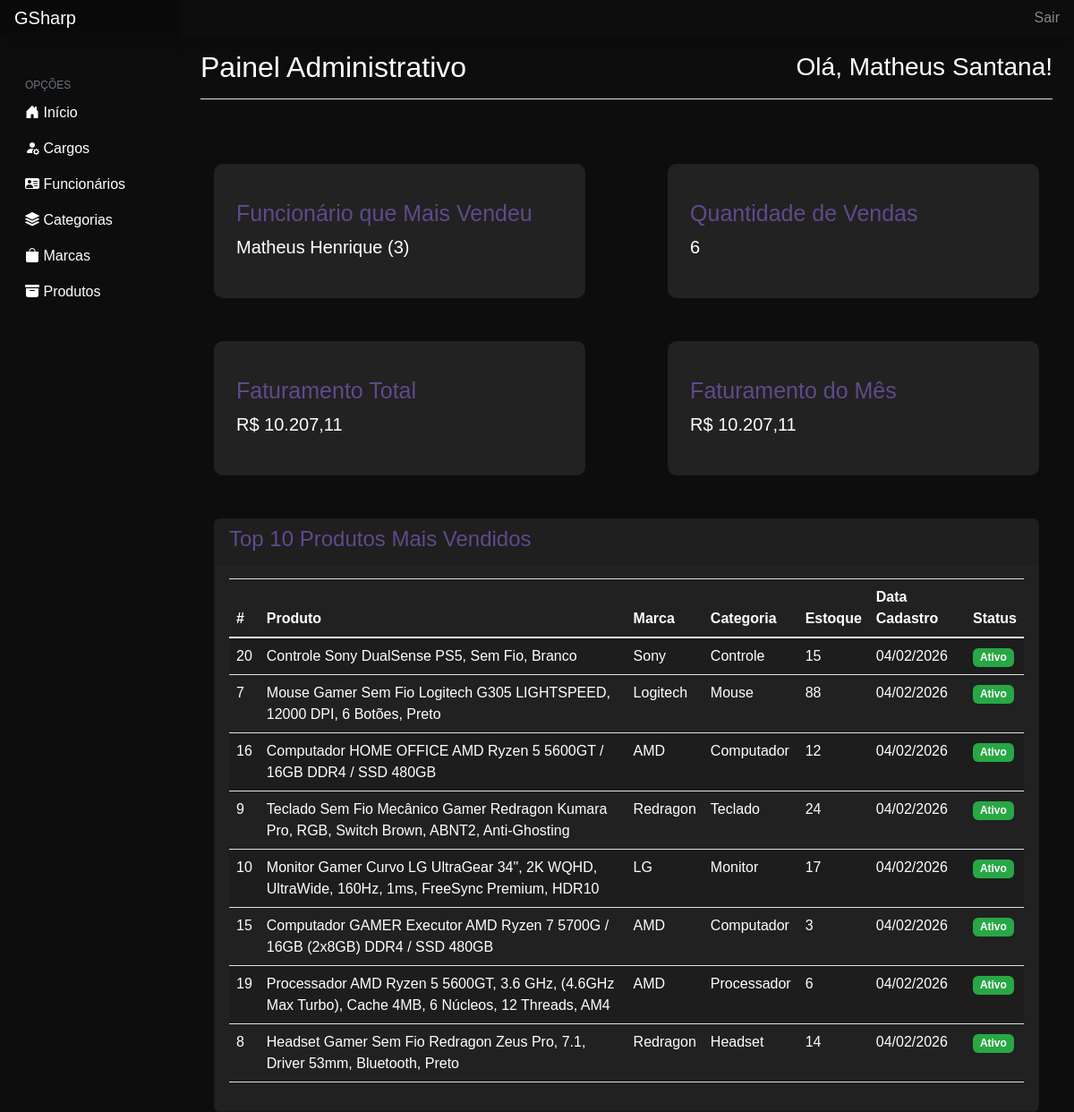
/admin/admin.php (signed in), run on the app's committed database.
### tables this page shows
CREATE TABLE `produto` (
  `id_produto` int(11) NOT NULL,
  `nome` varchar(100) NOT NULL,
  `descricao` varchar(255) DEFAULT NULL,
  `foto` varchar(255) DEFAULT NULL,
  `estoque` int(11) NOT NULL DEFAULT 0,
  `preco_custo` decimal(8,2) NOT NULL,
  `percentual_lucro` int(11) NOT NULL,
  `preco_venda` decimal(8,2) NOT NULL,
  `status_promocao` bit(1) NOT NULL,
  `desconto` int(11) DEFAULT NULL,
  `preco_promocao` decimal(8,2) DEFAULT NULL,
  `data_cadastro` datetime NOT NULL,
  `status` bit(1) NOT NULL,
  `id_marca` int(11) NOT NULL,
  `id_categoria` int(11) NOT NULL
);

CREATE TABLE `marca` (
  `id_marca` int(11) NOT NULL,
  `nome` varchar(100) NOT NULL,
  `observacao` varchar(255) DEFAULT NULL,
  `data_cadastro` datetime NOT NULL,
  `status` bit(1) NOT NULL
);

CREATE TABLE `categoria` (
  `id_categoria` int(11) NOT NULL,
  `nome` varchar(100) NOT NULL,
  `observacao` varchar(255) DEFAULT NULL,
  `data_cadastro` datetime NOT NULL,
  `status` bit(1) NOT NULL
);

### Web/admin/admin.php (the view, shortened to what this page needs)
<?php
require_once '../conection/conecta.php';
?>
<!doctype html>
<html lang="pt-br">
<head>
  <link rel="stylesheet" href="https://stackpath.bootstrapcdn.com/bootstrap/4.1.3/css/bootstrap.min.css">
  <link rel="stylesheet" href="https://cdn.jsdelivr.net/npm/bootstrap-icons@1.11.3/font/bootstrap-icons.min.css">
  <link rel="stylesheet" href="../assets/css/dashboard.css">
  <link rel="stylesheet" href="../assets/css/styles.css">
  <link rel="stylesheet" href="../custom/css/style.css">
  <link rel="stylesheet" href="../assets/css/style.css">
</head>
<body>
  <?php
  include('Topo.php');
  ?>
  <div class="container-fluid">
    <div class="row">
      <?php
      include('Navegacao.php');
      ?>
      <main class="ml-auto col-lg-10 px-md-4">
        <?php
        include('log.php');
        ?>
        <div class="pt-2" style="color: #Ff6961;">
        </div>
        <div class="container d-flex flex-wrap justify-content-between">
          <div class="widget mt-5">
            <h6>Funcionário que Mais Vendeu</h6>
            <?php
            $sql = "SELECT f.nome, COUNT(p.id_pedido) as total
                    FROM pedido p
                    JOIN funcionario f ON p.id_funcionario = f.id_funcionario
                    GROUP BY f.id_funcionario ORDER BY total DESC LIMIT 1";
            $query = mysqli_query($conexao, $sql);
            $res = mysqli_fetch_assoc($query);
            echo "<span>" . ($res['nome'] ?? 'Nenhum') . " (" . ($res['total'] ?? 0) . ")</span>";
            ?>
          </div>
          <div class="widget mt-5">
            <h6>Quantidade de Vendas</h6>
            <?php
            $sql = "SELECT COUNT(*) as total FROM pedido";
            $query = mysqli_query($conexao, $sql);
            $res = mysqli_fetch_assoc($query);
            echo "<span>" . ($res['total'] ?? 0) . "</span>";
            ?>
          </div>
          <div class="widget mt-5">
            <h6>Faturamento Total</h6>
            <?php
            $sql = "SELECT SUM(valor_total) as total FROM pedido";
            $query = mysqli_query($conexao, $sql);
            $res = mysqli_fetch_assoc($query);
            $faturamento = $res['total'] ?? 0;
            echo "<span>R$ " . number_format($faturamento, 2, ',', '.') . "</span>";
            ?>
          </div>
          <div class="widget mt-5">
            <h6>Faturamento do Mês</h6>
            <?php
            $sql = "SELECT SUM(valor_total) as total FROM pedido WHERE MONTH(data_pedido) = MONTH(CURRENT_DATE()) AND YEAR(data_pedido) = YEAR(CURRENT_DATE())";
            $query = mysqli_query($conexao, $sql);
            $res = mysqli_fetch_assoc($query);
            $mensal = $res['total'] ?? 0;
            echo "<span>R$ " . number_format($mensal, 2, ',', '.') . "</span>";
            ?>
          </div>
          <div class="container mt-5 p-0">
            <div class="card card-dashboard">
              <div class="card-header d-flex justify-content-between">
                <h4 class="m-0">Top 10 Produtos Mais Vendidos</h4>
              </div>
              <div class="card-body">
                <table class="table table-striped">
                  <?php
                  $sql = "SELECT p.id_produto, p.nome, m.nome as marca, c.nome as categoria, p.estoque, p.data_cadastro, p.status, SUM(ip.quantidade) as total_vendido
                                FROM itens_pedido ip
                                JOIN produto p ON ip.id_produto = p.id_produto
                                JOIN marca m ON p.id_marca = m.id_marca
                                JOIN categoria c ON p.id_categoria = c.id_categoria
                                GROUP BY p.id_produto
                                ORDER BY total_vendido DESC LIMIT 10";
                  $query = mysqli_query($conexao, $sql);
                  if (mysqli_num_rows($query) > 0) {
                  ?>
                    <thead>
                      <tr>
                        <th>#</th>
                        <th>Produto</th>
                        <th>Marca</th>
                        <th>Categoria</th>
                        <th>Estoque</th>
                        <th>Data Cadastro</th>
                        <th>Status</th>
                      </tr>
                    </thead>
                    <tbody>
                      <?php while ($produto = mysqli_fetch_assoc($query)) { ?>
                        <tr>
                          <td><?php echo $produto["id_produto"] ?></td>
                          <td><?php echo $produto["nome"] ?></td>
                          <td><?php echo $produto["marca"] ?></td>
                          <td><?php echo $produto["categoria"] ?></td>
                          <td><?php echo $produto["estoque"] ?></td>
                          <td><?php echo date('d/m/Y', strtotime($produto["data_cadastro"])) ?></td>
                          <td>
                            <span class="badge badge-pill badge-<?php echo $produto['status'] == 1 ? 'success' : 'danger'; ?>">
                              <?php echo $produto['status'] == 1 ? 'Ativo' : 'Inativo'; ?>
                            </span>
                          </td>
                        </tr>
                      <?php } ?>
                    </tbody>
                  <?php } else {
                    echo '<div class="alert alert-warning m-3">Nenhuma venda registrada!</div>';
                  } ?>
                </table>
              </div>
            </div>
          </div>
        </div>
      </main>
    </div>
  </div>
</body>
</html>

### Web/assets/css/dashboard.css (style rules this page uses)
body { font-size: .875rem; }

### Web/style.css (style rules this page uses)
* { box-sizing: border-box; }
body { margin: 0; padding: 0; font-family: "Exo 2", sans-serif; background-color: #0d0d0d; color: #fcfcfc; }
.container { width: 100%; max-width: 1200px; height: auto; margin: 0 auto; padding: 0 15px; }

### Web/assets/css/style.css (style rules this page uses)
.widget { width: 45%; height: 150px; padding: 40px; border-radius: 10px; background: rgb(96 96 96 / 25%); padding-left: 25px; }
.widget h6 { font-size:25px; color: #5F4A8B; }
.widget span { font-size: 20px; font-weight: 400; color: #fff; }
body { background-color: #0d0d0d; color: #fff; }
.card-dashboard { background: rgb(96 96 96 / 25%); }
.card h4 { color: #5F4A8B; }
.card-header { height: 50px; }

### data on the page
produto: id_produto "20", nome "Controle Sony DualSense PS5, Sem Fio, Branco", id_marca.nome "Sony", id_categoria.nome "Controle", estoque "15", data_cadastro "04/02/2026", status "Ativo"
produto: id_produto "7", nome "Mouse Gamer Sem Fio Logitech G305 LIGHTSPEED, 12000 DPI, 6 Botões, Preto", id_marca.nome "Logitech", id_categoria.nome "Mouse", estoque "88", data_cadastro "04/02/2026", status "Ativo"
produto: id_produto "16", nome "Computador HOME OFFICE AMD Ryzen 5 5600GT / 16GB DDR4 / SSD 480GB", id_marca.nome "AMD", id_categoria.nome "Computador", estoque "12", data_cadastro "04/02/2026", status "Ativo"
produto: id_produto "9", nome "Teclado Sem Fio Mecânico Gamer Redragon Kumara Pro, RGB, Switch Brown, ABNT2, Anti-Ghosting", id_marca.nome "Redragon", id_categoria.nome "Teclado", estoque "24", data_cadastro "04/02/2026", status "Ativo"
produto: id_produto "10", nome "Monitor Gamer Curvo LG UltraGear 34\", 2K WQHD, UltraWide, 160Hz, 1ms, FreeSync Premium, HDR10", id_marca.nome "LG", id_categoria.nome "Monitor", estoque "17", data_cadastro "04/02/2026", status "Ativo"
produto: id_produto "15", nome "Computador GAMER Executor AMD Ryzen 7 5700G / 16GB (2x8GB) DDR4 / SSD 480GB", id_marca.nome "AMD", id_categoria.nome "Computador", estoque "3", data_cadastro "04/02/2026", status "Ativo"
produto: id_produto "19", nome "Processador AMD Ryzen 5 5600GT, 3.6 GHz, (4.6GHz Max Turbo), Cache 4MB, 6 Núcleos, 12 Threads, AM4", id_marca.nome "AMD", id_categoria.nome "Processador", estoque "6", data_cadastro "04/02/2026", status "Ativo"
produto: id_produto "8", nome "Headset Gamer Sem Fio Redragon Zeus Pro, 7.1, Driver 53mm, Bluetooth, Preto", id_marca.nome "Redragon", id_categoria.nome "Headset", estoque "14", data_cadastro "04/02/2026", status "Ativo"

### other printed values
$_SESSION['NAME'] "Matheus Santana"
$res['nome'] "Matheus Henrique"
$res['total'] "3"
$res['total'] "6"
$faturamento "10.207,11"
$mensal "10.207,11"
